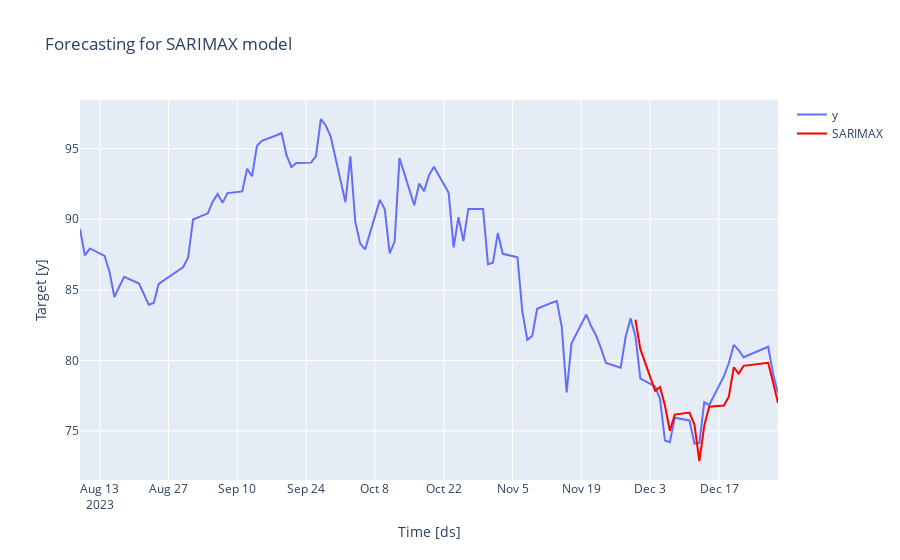

This figure's notebook cell:
### Code cell
model_plot(shown_train, test,'SARIMAX')
